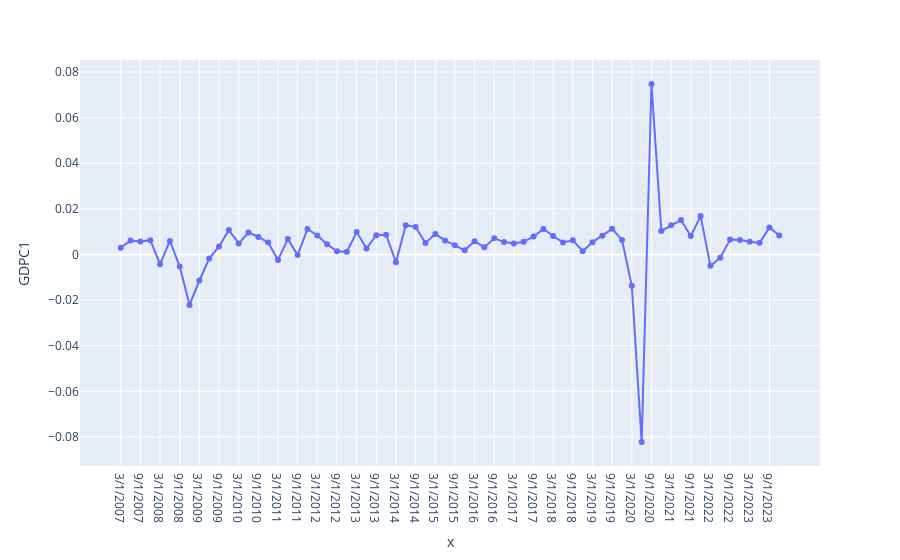

Notebook code for this chart:
### Code cell
px.line(df_q.iloc[48*4:-1, :], 
                x=df_q.index[48*4:-1], y="GDPC1", markers=True)
